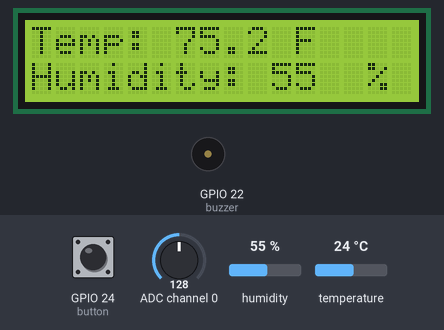
The program below on a simulated Raspberry Pi (BCM pin numbers). Parts: 16×2 character LCD, buzzer (waves = sounding, pin HIGH). The inputs (shaded band) are chosen by the test bench; at power-on: GPIO 24 (button) HIGH, temperature 24 °C, ADC channel 0 = 128, humidity 55 % (analog values on the 0–255 scale). Library files of the repository ran but are not shown: LCD1602.py; pins used as bus, display or sensor lines are not drawn; what the program prints to the terminal is not drawn.

Above: at 1.2 s.
1.3 s: GPIO 24 (button) pulled LOW for 0.8 s
At 2.61 s:
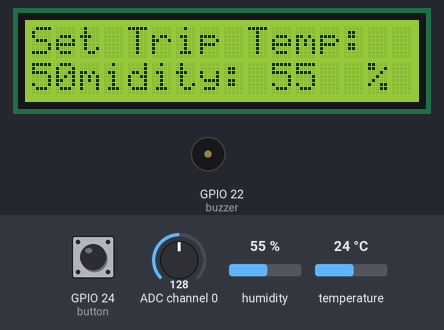
5.0 s: GPIO 24 (button) pulled LOW for 0.8 s
At 7.2 s:
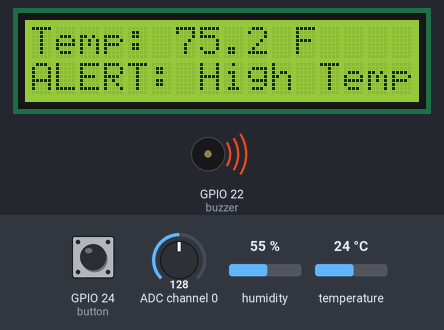
8.1 s: temperature set to 11 °C
At 10.4 s:
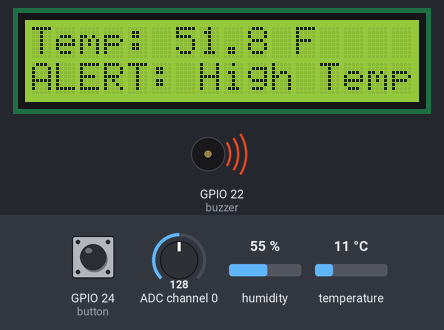
10.7 s: temperature set to 8 °C
At 13.2 s:
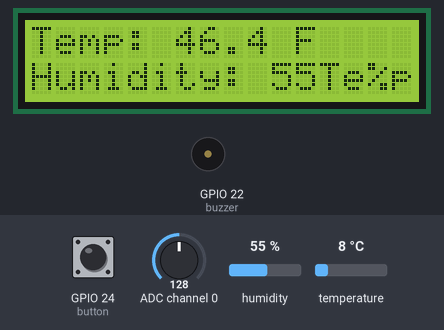
13.5 s: GPIO 24 (button) pulled LOW for 3.2 s
At 17.27 s:
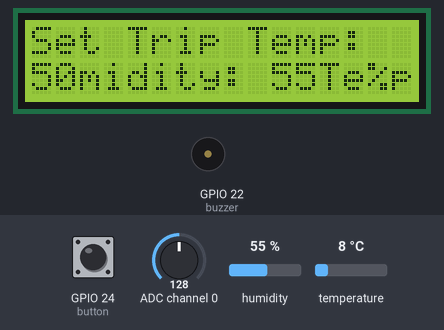
18.6 s: ADC channel 0 set to 178
At 18.9 s:
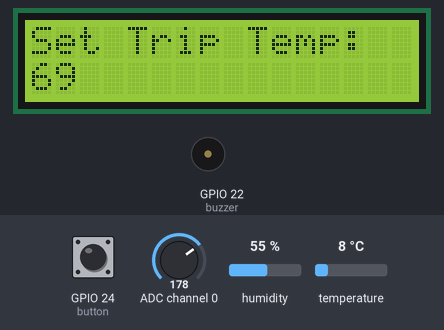
Timing chart, 0 to 21.2 s (numbered marks = the images above; inputs shaded):
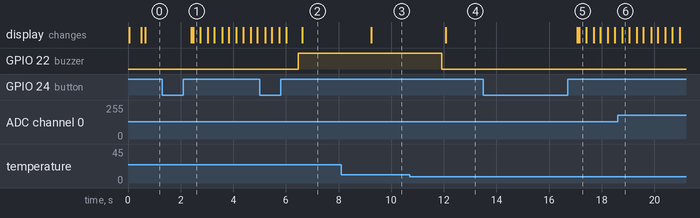

Measured:
- the behaviour switches between 10 and 9 °C on temperature (found by bisection; images 3 and 4)
- after the input at 1.3 s, the display: first changes after 1.1 s (image 1 shows a later state)
- after the input at 5.0 s, GPIO 22 (buzzer): LOW → HIGH after 1.5 s
- after the input at 8.1 s, the display: first changes after 1.1 s (image 3 shows a later state)
- after the input at 10.7 s, GPIO 22 (buzzer): HIGH → LOW after 1.2 s; the display: changes after 1.4 s (image 4)
- after the input at 13.5 s, the display: first changes after 3.6 s (image 5 shows a later state)
- after the input at 18.6 s, the display: changes after 0.18 s (image 6)

The program:

TempAlarm.py
```python
from gpiozero import Button, Buzzer
import ADC0834_IC
import LCD1602
import time
import board
import adafruit_dht

# --- Pin Setup ---
buzzPin = 22
tempPin = 26
buttonPin = 24

# --- Device Initialization ---
dhtDevice = adafruit_dht.DHT11(board.D26)
buzzer = Buzzer(buzzPin)
button = Button(buttonPin, pull_up=True)
ADC0834_IC.setup()
LCD1602.init(0x27, 1)

# --- Initial States ---
buttonState = 1
buttonStateOld = 1
setMode = True
buzzVal = 85

try:
    while True:
        # --- Button Handling ---
        buttonState = button.is_pressed
        if buttonState == False and buttonStateOld == True:
            setMode = not setMode
        print("setmode is :", setMode)
        buttonStateOld = buttonState
        time.sleep(0.2)

        # --- Mode 1: Set Trip Temperature ---
        if setMode == True:
            analogVal = ADC0834_IC.get_result()
            buzzVal = int((analogVal * 100) / 255)
            LCD1602.write(0, 0, 'Set Trip Temp:')
            LCD1602.write(0, 1, str(buzzVal))
            time.sleep(0.25)
            LCD1602.clear()
            buzzer.off()

        # --- Mode 2: Monitor Temperature & Humidity ---
        if setMode == False:
            try:
                tempC = dhtDevice.temperature
                humid = dhtDevice.humidity
            except RuntimeError:
                # DHT sensors sometimes fail to read — just skip this cycle
                print("DHT read error, retrying...")
                time.sleep(0.2)
                continue

            if tempC is not None and humid is not None:
                tempF = tempC * 1.8 + 32
                tempF = round(tempF, 1)
                print("buzzVal:", buzzVal)

                if tempF < buzzVal:
                    buzzer.off()
                    LCD1602.write(0, 0, 'Temp: ')
                    LCD1602.write(6, 0, str(tempF))
                    LCD1602.write(11, 0, 'F')
                    LCD1602.write(0, 1, 'Humidity: ')
                    LCD1602.write(10, 1, str(round(humid, 1)))
                    LCD1602.write(14, 1, '%')
                else:
                    buzzer.on()
                    LCD1602.write(0, 0, 'Temp: ')
                    LCD1602.write(6, 0, str(tempF))
                    LCD1602.write(11, 0, 'F')
                    LCD1602.write(0, 1, 'ALERT: High Temp!')

            time.sleep(0.2)

except KeyboardInterrupt:
    buzzer.off()
    LCD1602.clear()
    print("System Good to Go")
```

ADC0834_IC.py
```python
#!/usr/bin/env python3
# ADC0834 module for gpiozero with bidirectional DIO pin

from gpiozero import DigitalOutputDevice, DigitalInputDevice
import time

# --- Default GPIO pins ---
ADC_CS  = 17
ADC_CLK = 18
ADC_DIO = 27

# --- Device objects ---
cs = None
clk = None
dio = None  # Will be DigitalOutputDevice or DigitalInputDevice

def setup(cs_pin=17, clk_pin=18, dio_pin=27):
    """
    Initialize ADC0834 pins
    """
    global ADC_CS, ADC_CLK, ADC_DIO, cs, clk, dio
    ADC_CS = cs_pin
    ADC_CLK = clk_pin
    ADC_DIO = dio_pin

    cs = DigitalOutputDevice(ADC_CS)
    clk = DigitalOutputDevice(ADC_CLK)
    dio = DigitalOutputDevice(ADC_DIO)  # Start as output

def destroy():
    """
    Cleanup all GPIOs
    """
    cs.close()
    clk.close()
    dio.close()

# --- Helper functions to switch DIO direction ---
def dio_to_input():
    global dio
    dio.close()
    dio = DigitalInputDevice(ADC_DIO)

def dio_to_output():
    global dio
    dio.close()
    dio = DigitalOutputDevice(ADC_DIO)

# --- Get ADC value from channel 0-3 ---
def get_result(channel=0):
    sel = int((channel > 1) & 1)
    odd = channel & 1

    # Start communication
    dio_to_output()
    cs.off()
    clk.off()
    dio.on()
    time.sleep(0.000002)
    clk.on()
    time.sleep(0.000002)

    # Single-ended mode
    clk.off()
    dio.on()
    time.sleep(0.000002)
    clk.on()
    time.sleep(0.000002)

    # ODD bit
    clk.off()
    if odd:
        dio.on()
    else:
        dio.off()
    time.sleep(0.000002)
    clk.on()
    time.sleep(0.000002)

    # Select bit
    clk.off()
    if sel:
        dio.on()
    else:
        dio.off()
    time.sleep(0.000002)
    clk.on()
    time.sleep(0.000002)
    clk.off()
    time.sleep(0.000002)

    # --- Read data ---
    dat1 = 0
    dio_to_input()  # Switch DIO to input
    for i in range(8):
        clk.on(); time.sleep(0.000002)
        clk.off(); time.sleep(0.000002)
        dat1 = (dat1 << 1) | dio.value

    dat2 = 0
    for i in range(8):
        dat2 |= (dio.value << i)
        clk.on(); time.sleep(0.000002)
        clk.off(); time.sleep(0.000002)

    cs.on()
    dio_to_output()  # Switch back to output

    if dat1 == dat2:
        return dat1
    else:
        return 0

# --- Convenience function for channel 1 ---
def get_result1():
    return get_result(1)

# --- Optional loop for testing ---
def loop():
    while True:
        for i in range(4):
            res = get_result(i)
            print(f"res{i} = {res}")
            time.sleep(0.1)
        time.sleep(1)

# --- Run test loop if module executed directly ---
if __name__ == "__main__":
    setup()
    try:
        loop()
    except KeyboardInterrupt:
        destroy()
        print("GPIO cleanup done.")
```
